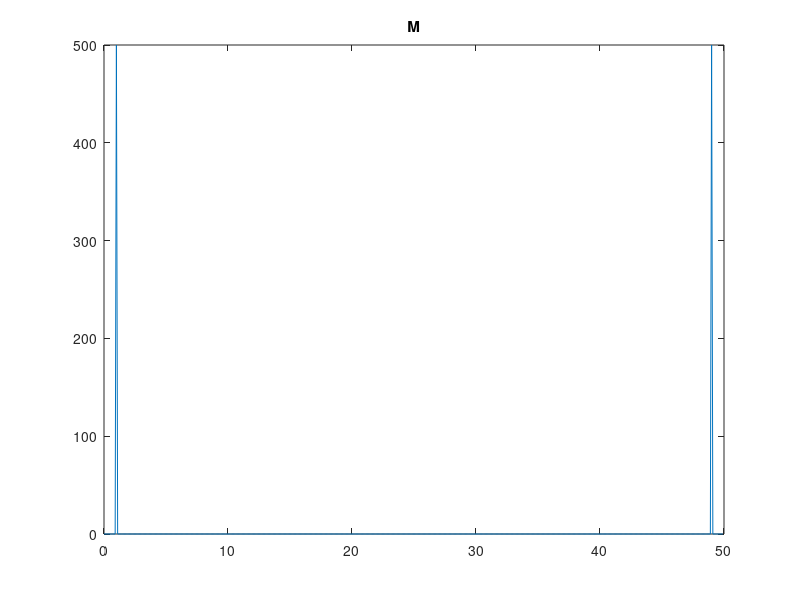

This figure's MATLAB source:
clear all
close all
clc


t = 0:1/50:10-1/50;                     
x = sin(2*pi*t) + sin(2*pi*t);
% % % % plot(t,x)
% % % % title('A')

%

y = fft(x);     
f = (0:length(y)-1)*50/length(y);
plot(f,abs(y))
title('M')